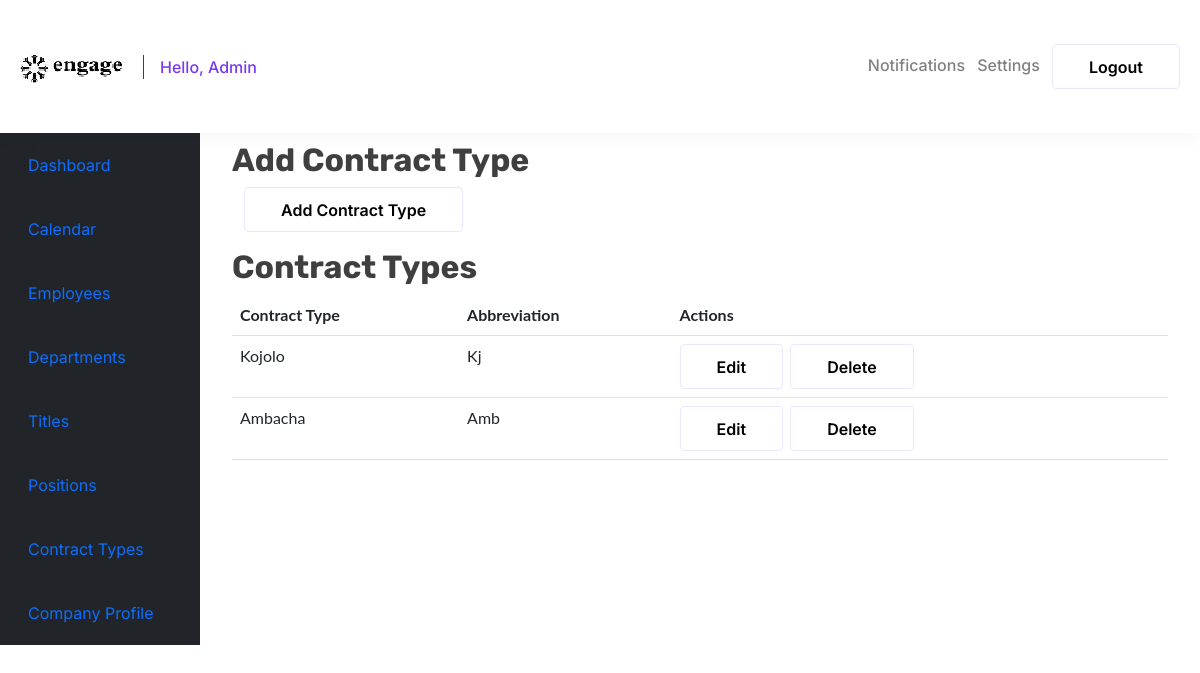
Screenshot of /add_contract_type/ (signed in) with the database file from the repository.
### accounts/models.py (models this page shows, shortened)
class Contract_type(models.Model):
    name = models.CharField(max_length=100)
    abbreviation = models.CharField(max_length=100, null=True)
    company = models.ForeignKey(Company, on_delete=models.CASCADE)

### accounts/views.py (the view)
# urls.py: path('add_contract_type/', views.add_contract_type, name='add_contract_type'),
def add_contract_type(request):
    context = {}
    contracts = Contract_type.objects.filter(company=request.user.company)
    if request.method == 'POST':
        contract_form = ContractForm(request.POST)
        if contract_form.is_valid():
            contract_type = contract_form.save(commit=False)
            contract_type.company = request.user.company
            contract_type.save()
            messages.success(request, 'Contract type added successfully')
        else:
            messages.error(request, 'Contract type not added')
    else:
        contract_form = ContractForm()
    context = {
        'contract_form': contract_form,
        'contracts': contracts,
        }
    return render(request, 'accounts/add_contract_type.html', context)

### accounts/templates/accounts/add_contract_type.html (shortened to what this page needs)
{% extends 'accounts/logged_in.html' %}
{% load crispy_forms_tags %}
{% block auth_content %}
<h2>Add Contract Type</h2>
  <div class="container">
      <button type="button" class="btn btn-secondary mb-3" data-bs-toggle="modal" data-bs-target="#addContractTypeModal">
          Add Contract Type
        </button>
  </div>
<h2>Contract Types</h2>
<table class="table">
  <thead>
      <tr>
          <th>Contract Type</th>
          <th>Abbreviation</th>
          <th>Actions</th>
      </tr>
  </thead>
  <tbody>
      {% for contract in contracts %}
      <tr>
          <td>{{ contract.name }}</td>
          <td>{{ contract.abbreviation }}</td>
          <td>
              <a href="#" class="btn btn-primary">Edit</a>
              <a href="#" class="btn btn-danger">Delete</a>
          </td>
      </tr>
      {% endfor %}
  </tbody>
{% endblock %}

### static/assets/css/style.css (style rules this page uses)
:root { --primary_font: "Rubik", sans-serif; --secondary_font: "Inter", sans-serif; --primary_color: #3F3F3F; --secondary_color: #7839EE; --accent_color: #FBFBFB; --text_color: #818181; --default_color: #FFFFFF; --color_one: #EDE4FE; --primary_bg: #FAF7FE; }
html { scroll-behavior: smooth; min-height: 100vh; }
body { overflow-x: hidden; }
a { text-decoration: none; }
h2 { color: var(--primary_color); font-size: 44px; font-family: var(--primary_font); font-weight: 700; text-transform: capitalize; }
.btn { color: var(--secondary_color); font-size: 18px; font-family: var(--secondary_font); font-weight: 600; text-transform: capitalize; padding: 10px 36px 9px; border-radius: 4px; border: 1px solid var(--color_one); background: var(--color_one); transition: 0.4s all ease; }

### ecalendar/static/ecalendar/css/styles.css (style rules this page uses)
body { font-family: "ptsans", "Lato", "Helvetica Neue", Helvetica, Arial, sans-serif; }
.btn { outline: none; color: black; background-color: transparent; box-shadow: 0 0 0 0; margin-right: 3px; }
a { color: #17a2b8; }

### static/assets/css/responsive.css (style rules this page uses)
@media only screen and (min-width:1200px) and (max-width:1500px) { h2 { font-size: 32px; } }
@media only screen and (min-width:1200px) and (max-width:1500px) { .btn { font-size: 16px; } }

### rows the page displays
Contract_type: name "Kojolo", abbreviation "Kj"
Contract_type: name "Ambacha", abbreviation "Amb"
